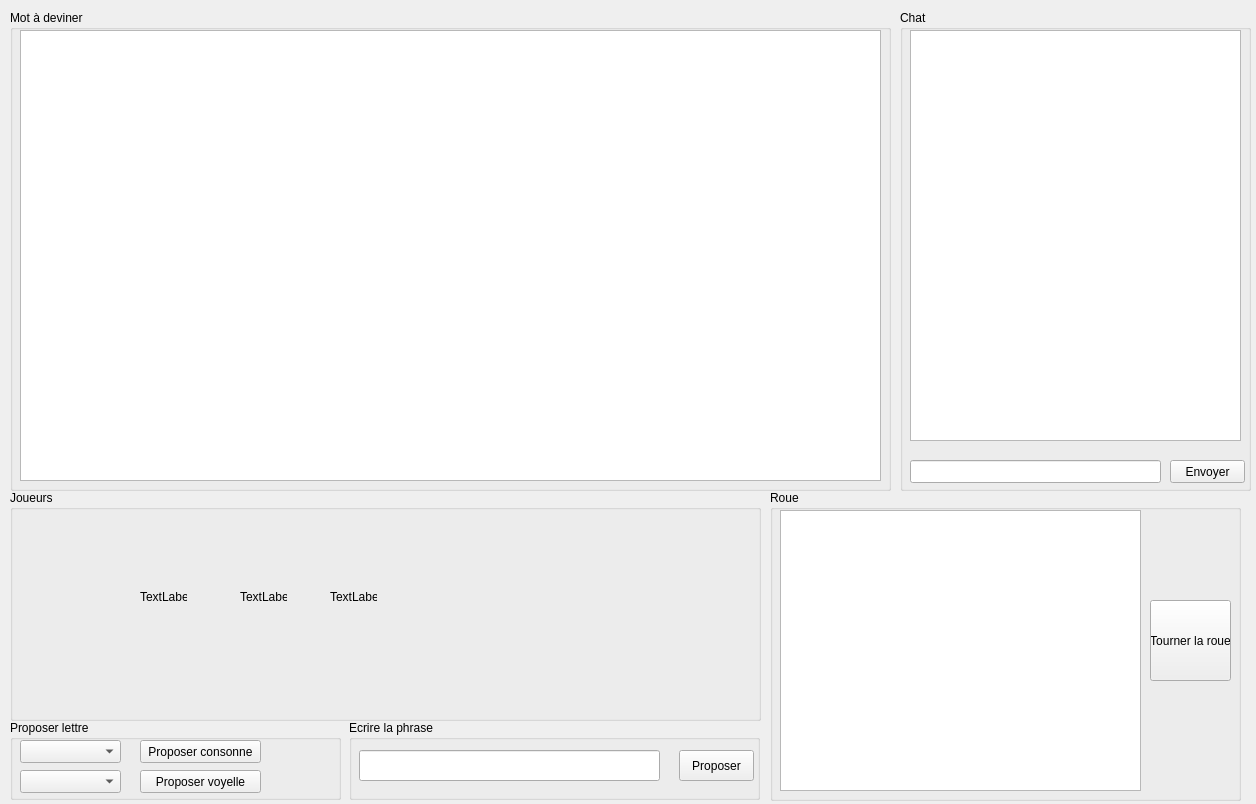
<?xml version="1.0" encoding="UTF-8"?>
<ui version="4.0">
 <class>Game</class>
 <widget class="QWidget" name="Game">
  <property name="geometry">
   <rect>
    <x>0</x>
    <y>0</y>
    <width>1256</width>
    <height>804</height>
   </rect>
  </property>
  <property name="windowTitle">
   <string>Form</string>
  </property>
  <widget class="QGroupBox" name="groupBoxChat">
   <property name="geometry">
    <rect>
     <x>900</x>
     <y>10</y>
     <width>351</width>
     <height>481</height>
    </rect>
   </property>
   <property name="title">
    <string>Chat</string>
   </property>
   <widget class="QTextBrowser" name="textBrowserChat">
    <property name="geometry">
     <rect>
      <x>10</x>
      <y>20</y>
      <width>331</width>
      <height>411</height>
     </rect>
    </property>
   </widget>
   <widget class="QLineEdit" name="lineEditChat">
    <property name="geometry">
     <rect>
      <x>10</x>
      <y>450</y>
      <width>251</width>
      <height>23</height>
     </rect>
    </property>
   </widget>
   <widget class="QPushButton" name="pushButtonChat">
    <property name="geometry">
     <rect>
      <x>270</x>
      <y>450</y>
      <width>75</width>
      <height>23</height>
     </rect>
    </property>
    <property name="text">
     <string>Envoyer</string>
    </property>
   </widget>
  </widget>
  <widget class="QGroupBox" name="groupBox">
   <property name="geometry">
    <rect>
     <x>10</x>
     <y>10</y>
     <width>881</width>
     <height>481</height>
    </rect>
   </property>
   <property name="title">
    <string>Mot à deviner</string>
   </property>
   <widget class="QGraphicsView" name="graphicsView">
    <property name="geometry">
     <rect>
      <x>10</x>
      <y>20</y>
      <width>861</width>
      <height>451</height>
     </rect>
    </property>
   </widget>
  </widget>
  <widget class="QGroupBox" name="groupBox_2">
   <property name="geometry">
    <rect>
     <x>10</x>
     <y>490</y>
     <width>751</width>
     <height>231</height>
    </rect>
   </property>
   <property name="title">
    <string>Joueurs</string>
   </property>
   <widget class="QLabel" name="labelPlayer3">
    <property name="geometry">
     <rect>
      <x>320</x>
      <y>100</y>
      <width>47</width>
      <height>13</height>
     </rect>
    </property>
    <property name="text">
     <string>TextLabel</string>
    </property>
   </widget>
   <widget class="QLabel" name="labelPlayer2">
    <property name="geometry">
     <rect>
      <x>230</x>
      <y>100</y>
      <width>47</width>
      <height>13</height>
     </rect>
    </property>
    <property name="text">
     <string>TextLabel</string>
    </property>
   </widget>
   <widget class="QLabel" name="labelPlayer1">
    <property name="geometry">
     <rect>
      <x>130</x>
      <y>100</y>
      <width>47</width>
      <height>13</height>
     </rect>
    </property>
    <property name="text">
     <string>TextLabel</string>
    </property>
   </widget>
  </widget>
  <widget class="QGroupBox" name="groupBox_3">
   <property name="geometry">
    <rect>
     <x>770</x>
     <y>490</y>
     <width>471</width>
     <height>311</height>
    </rect>
   </property>
   <property name="title">
    <string>Roue</string>
   </property>
   <widget class="QGraphicsView" name="graphicsViewRoue">
    <property name="geometry">
     <rect>
      <x>10</x>
      <y>20</y>
      <width>361</width>
      <height>281</height>
     </rect>
    </property>
   </widget>
   <widget class="QPushButton" name="buttonSpinWheel">
    <property name="geometry">
     <rect>
      <x>380</x>
      <y>110</y>
      <width>81</width>
      <height>81</height>
     </rect>
    </property>
    <property name="text">
     <string>Tourner la roue</string>
    </property>
   </widget>
  </widget>
  <widget class="QGroupBox" name="groupBox_4">
   <property name="geometry">
    <rect>
     <x>349</x>
     <y>720</y>
     <width>411</width>
     <height>80</height>
    </rect>
   </property>
   <property name="title">
    <string>Ecrire la phrase</string>
   </property>
   <widget class="QLineEdit" name="lineEditWord">
    <property name="geometry">
     <rect>
      <x>10</x>
      <y>30</y>
      <width>301</width>
      <height>31</height>
     </rect>
    </property>
    <property name="font">
     <font>
      <pointsize>12</pointsize>
     </font>
    </property>
   </widget>
   <widget class="QPushButton" name="pushButton">
    <property name="geometry">
     <rect>
      <x>330</x>
      <y>30</y>
      <width>75</width>
      <height>31</height>
     </rect>
    </property>
    <property name="text">
     <string>Proposer</string>
    </property>
   </widget>
  </widget>
  <widget class="QGroupBox" name="groupBox_5">
   <property name="geometry">
    <rect>
     <x>10</x>
     <y>720</y>
     <width>331</width>
     <height>80</height>
    </rect>
   </property>
   <property name="title">
    <string>Proposer lettre</string>
   </property>
   <widget class="QComboBox" name="comboBoxConsonne">
    <property name="geometry">
     <rect>
      <x>10</x>
      <y>20</y>
      <width>101</width>
      <height>23</height>
     </rect>
    </property>
   </widget>
   <widget class="QPushButton" name="pushButtonConsonne">
    <property name="geometry">
     <rect>
      <x>130</x>
      <y>20</y>
      <width>121</width>
      <height>23</height>
     </rect>
    </property>
    <property name="text">
     <string>Proposer consonne</string>
    </property>
   </widget>
   <widget class="QComboBox" name="comboBoxVoyelle">
    <property name="geometry">
     <rect>
      <x>10</x>
      <y>50</y>
      <width>101</width>
      <height>23</height>
     </rect>
    </property>
   </widget>
   <widget class="QPushButton" name="pushButtonVoyelle">
    <property name="geometry">
     <rect>
      <x>130</x>
      <y>50</y>
      <width>121</width>
      <height>23</height>
     </rect>
    </property>
    <property name="text">
     <string>Proposer voyelle</string>
    </property>
   </widget>
  </widget>
 </widget>
 <resources/>
 <connections/>
</ui>
